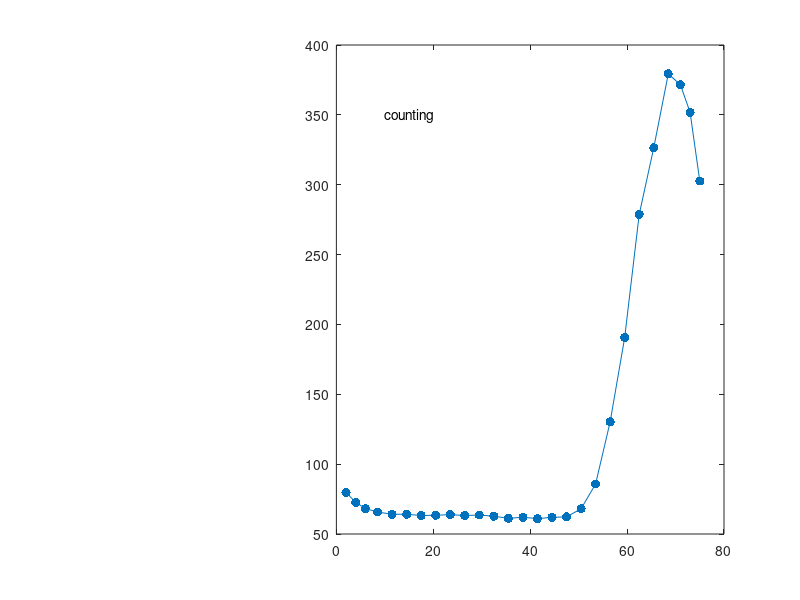

Write MATLAB code to recreate this figure. (Note: this script raises an error after producing the figure.)

%% Data uploading

%load ys.mat;
load nys.mat;    ys = YY;
 
 alfs = [0,1,3,5,7,10,13,16,19,22,25,28,31,34,37,40,43,...
        46,49,52,55,58,61,64,67,70,72,74];
 bets = [alfs(2:28), 76];
 
 z = alfs + .5 *( bets -alfs);

%% ----------- Parameter Setting ------------------
N    = 1200;                       % Number of iterations;
 
ZB   =   68.51 ;

 TB0 = 370;  %[150,500]; [370,400]; [380,390] 
 TB1 = 450;     
  
 
 %%  --------------  Real Time Animations
 TBS = TB0 + (TB1-TB0)* (0:(N-1))/(N-1); 
 
 RS   =   (1:N);                 % Records of SSR;
 LS   =   RS;                    % Records of LSE levels;

 
 m  =   200;
 Z   =  55 + (0:(m-1))/(m-1) * (76 - 55);
  
 Rm = 1E+5;
 ZBm = 68;
 TBm = 450;
 
 
figure (3); subplot(1,3,[2,3]);
 plot(z(2:28),ys(2:28),'.-','MarkerSize',20);
 h_str = text(10,350,'counting');
for ii = 1:N, 
  TB = TBS(ii);  
  ZB   =   68.5 + 4 *sin((ii/N)* 16 * pi) ; %+0.0015 * randn(1);
 
  I_start = 0;                   %  Backup ;
  BETb    = ones(4,1);   
  Yhb     = ys;
  Rb      = 0;              
  ib      = 0;
  
for i = 1:5,
             par   =   [i, ys];           
  [I_flag, BET, Yh, R] = QS(ZB, TB, par);  % evaluation over ordered layers; 
    
      if i == 1 && I_flag == 0
          BETb = BET;
          Yhb  = Yh;
          Rb   = R;
          ib   = 1;         break; 
      elseif  I_flag == 0 && I_start == 0
          I_start = 1;
          BETb = BET;
          Yhb  = Yh;
          Rb   = R;
          ib   = i;
      elseif I_flag == 0 && R < Rb
          BETb = BET;
          Yhb  = Yh;
          Rb   = R;
          ib   = i;
     end
end

        BET  =  BETb;               % Update with the minimized SSE.
        Yh   =  Yhb;
         R   =  Rb;
      
         if R < Rm
               Rm = R;
              ZBm = ZB;
              TBm = TB;
         end
         
  str1 = ['Total No. of iterations:   [ ',num2str(N),'  ] '];
  str2 = ['The iteration No. :         [ ',  num2str(ii), ' ]'];             
  str3 = ['Level of LSEs :      [   ', num2str(ib), '   ]'];
  str4 = ['SSE   =                  [  ', num2str(R),' ]' ];
  str5 = ['The Min. SSE =     [ ',num2str(Rm),' ]'];
  str6 = ['Est. [ ZB, TB ] =     [ ',num2str(ZBm),', ',...
            num2str(TBm),' ]'];
  
 %  -------- Fittings:
  
     a1 = BET(1); b1 = BET(2); a2 = BET(3); b2 = BET(4);
      c1 = TB + a1 * ( - ZB^2) + b1 *(-ZB);   % Ignore a * (delta ^2 /3);
      c2 = TB + a2 * ( - ZB^2) + b2 *(-ZB); 
     y1 = a1 * Z.^2 + b1 * Z + c1;
     y2 = a2 * Z.^2 + b2 * Z + c2;
    
  RS(ii) = R;    % SSEs
  LS(ii) = ib;    % LSE levels; 
  
 
  
  
 subplot(1,3,[2,3]); 
    
 plot(z(2:28),ys(2:28),'.-','MarkerSize',30); hold on; 
 plot(z(21:28),Yh,'o-r','MarkerSize',10);
 plot(ZB,TB,'.','MarkerSize',30,'Color','r');hold off;

     line([40,76],[TB0,TB0],'Color','r');   % Range of temperature;
     line([40,76],[TB1,TB1],'Color','r');
     
   text(5,450,str1,'FontSize',20);
   text(5,400,str2,'FontSize',20);
   text(5,350,str3,'FontSize',20);
   text(5,300,str4,'FontSize',20);
   text(5,250,str5,'FontSize',20);
   text(5,200,str6,'FontSize',20); 
       
     %--- Jie Qing lines ------------------
       if a1 < - 0.01
           M1 = - 0.5 * b1 /a1; 
           line([M1,M1],[50,500],'Color','b');
       end
       if a2 < - 0.01
           M2 = - 0.5 * b2 /a2; 
           line([M2,M2],[50,500],'Color','b'); 
       end
       
    line(Z,y1,'Color','k');          % Background fitting curves;
         line(Z,y2,'Color','k');
         line([ZB,ZB],[50,TB],'Color','r');   % Current [ZB,TB];
       for jj = 20:28,                     % Marking flue gas boxes;
          line([bets(jj),bets(jj)],[50,60],'LineWidth',5,'Color','r'); 
       end          
       
       xlim([1,77]);
       ylim([50,500]);
       grid on; grid minor;
    drawnow; 
 
 subplot(1,3,1);
  if ii==1
     plot(TB,R,'.','MarkerSize',20); xlim([TB0,TB1]); ylim([0,25000]); 
     ht = title('SSE');
     grid on; grid minor;
     hold on;
  else
      plot(TB,R,'.','MarkerSize',20);  hold on;
  end

end

 
  
subplot(1,3,1);  
     line(TBS,RS);   hold off;

     %%
figure (4); 
 subplot(2,1,1);
      plot(TBS,RS,'.-');  title('SSE');
       xlim([TB0,TB1]); ylim([0,max(RS)]); 
         grid on; grid minor;
 subplot(2,1,2); 
      plot(TBS,LS,'.-'); title('LSE Levels');
        xlim([TB0,TB1]);
        ylim([0,6]);
        grid on; grid minor;
